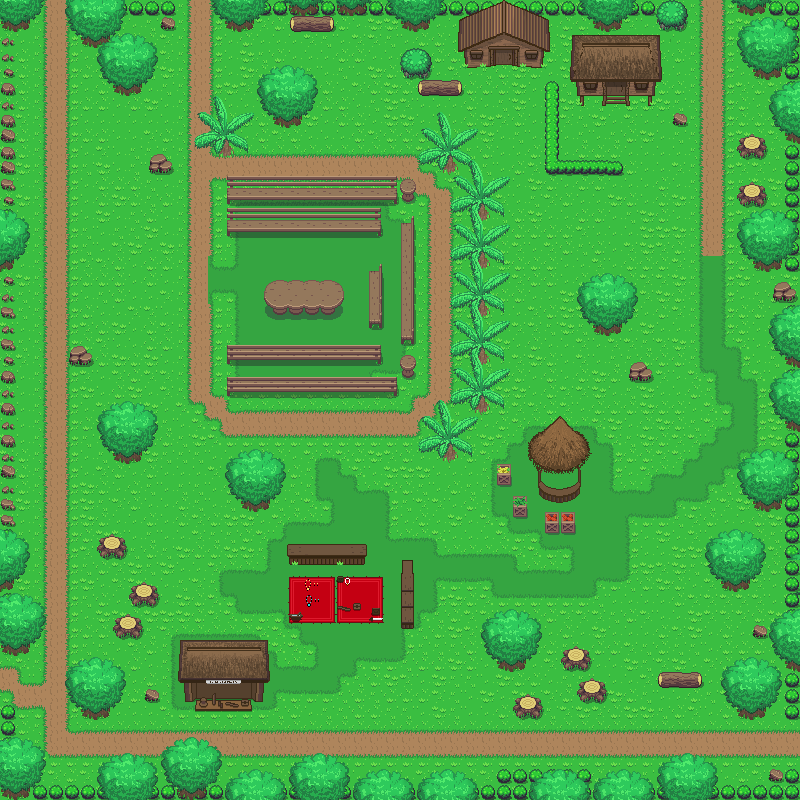

Below is a game level as drawn by its tile map, then a one-line description and the .tmx that defines it (tile-layer data replaced by summaries):
An orthogonal 50x50 tile map with 16x16 px tiles, 7 tile layers (base, Object, mini objects, Bushes, ...), 2 tilesets.

<map version="1.0" tiledversion="1.0.2" orientation="orthogonal" renderorder="left-down" width="50" height="50" tilewidth="16" tileheight="16" nextobjectid="1">
 <tileset firstgid="1" source="../../Tileset/Overworld.tsx" />
 <tileset firstgid="1729" source="../../Tileset/Building.tsx" />
 <layer name="base" width="50" height="50">
  <data>[2500 cells, 2500 non-empty, 33 distinct tile ids]</data>
 </layer>
 <layer name="Object" width="50" height="50">
  <data>[2500 cells, 300 non-empty, 48 distinct tile ids]</data>
 </layer>
 <layer name="mini objects" width="50" height="50">
  <data>[2500 cells, 9 non-empty, 9 distinct tile ids]</data>
 </layer>
 <layer name="Bushes" width="50" height="50">
  <data>[2500 cells, 30 non-empty, 6 distinct tile ids]</data>
 </layer>
 <layer name="trees" width="50" height="50">
  <data>[2500 cells, 148 non-empty, 13 distinct tile ids]</data>
 </layer>
 <layer name="building" width="50" height="50">
  <data>[2500 cells, 142 non-empty, 116 distinct tile ids]</data>
 </layer>
 <layer name="AbovePlayer" width="50" height="50">
  <properties>
   <property name="unity:sortingLayerName" value="AbovePlayer" />
  </properties>
  <data>[2500 cells, 462 non-empty, 66 distinct tile ids]</data>
 </layer>
</map>
